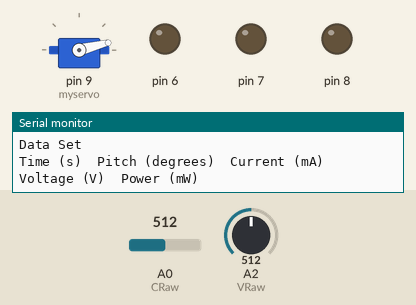
Bench run of a sketch on a simulated Arduino Uno, built with avr-gcc and run on an emulated ATmega328P. On the bench: servo, output pins drawn as LEDs (lit = HIGH), the last lines printed to the serial monitor. Inputs (shaded band) come from the test bench; at power-on: A0 (CRaw) = 512, A2 (VRaw) = 512.

Above: at 0.1 s.
At 30.3 s:
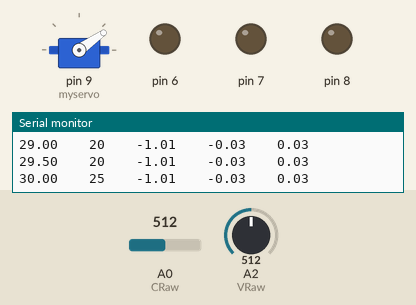
At 60.5 s:
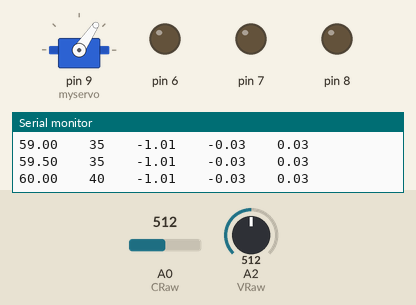
At 120.8 s:
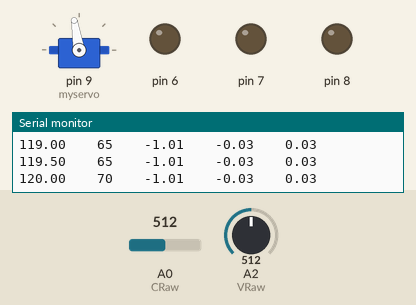
Timing chart, 0 to 122.3 s (numbered marks = the images above):
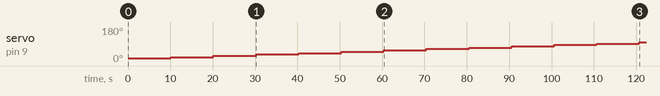

The sketch:

VernierWindOptServo.ino
```cpp
/*
VernierWindOptServo (v 2015.04)
This is a proof of concept sketch and is based on the Vernier Servo
sketch. The physical connection with a KidWind turbine for testing
will require some additional engineering.

Reads current (A0) and voltage (A2) from a Vernier Energy Sensor while adjusting
the pitch of blades on a KidWind Turbine in 5 degree increments from 10
to 80 degrees. Serial printer posts time, servo angle, current, voltage and power.
Sketch holds angle for 10 seconds before advancing to next setting.
Data from this sketch can be used to determine optimum pitch for various wind
conditions.

The servo motor must be connected to pin D9 of the Arduino. You can also
connect to this line using the BTD 2 connector. This is an exception to
our convention of reserving the BTD 2 connector for the digital readout.

Note that if you have wired the BTD2 connector as we recommend on
www.vernier.com/arduino or if you are using a SparkFun Vernier Interface Shield,
you can make the connection to proper line for the servo motor from DIO4 (pin 9) of the
BTD2 connector (the pin closest to the tab).

If you connect the servo motor (3-pin) connector on a DCU and connect the DCU to
the BTD2 connector on the Arduino Interface Shield, this sketch will work. The
DCU will require an external power supply.
*/

#include <Servo.h>
Servo myservo;  // create servo object to control a servo
int CRaw = 0;  // pin used to connect the current sensor
int VRaw = 2; // pin used to connect voltage sensor
/*
   Following information on the sensors being used.
   See the www.vernier.com/products/sensors.
*/
float CIntercept = 1055.25;
float CSlope = -422.09;
float VIntercept = 31.315;
float VSlope = -12.526;

int TimeBetweenReadings = 500; // in ms
int ReadingNumber = 0;
int Angle = (10); // initial pitch in degrees
int i = 0; //integer tracks time to change pitch
int val;

void setup()
{
  myservo.attach(9);  // attaches the servo on pin 9 to the servo object

/* the 6 lines below are only needed if you plan to use this sketch with a servo motor
connected to the 3-pin connector on a DCU. The reason this is required is that the DCU
has internal electronics to only allow its 4th pin to be turned on when the other first
three lines are off.
*/

  pinMode(6, OUTPUT);
  pinMode(7, OUTPUT);
  pinMode(8, OUTPUT);
  pinMode(9, OUTPUT);
  digitalWrite(6, LOW);
  digitalWrite(7, LOW);
  digitalWrite(8, LOW);
  myservo.write(Angle*255/180);

  Serial.begin(9600); //initialize serial communication at 9600 baud
  Serial.println("Vernier Format");

  Serial.println("Readings taken using Ardunio");
  Serial.println("Data Set");
  Serial.print("Time (s)");//long name
  Serial.print("\t"); //tab character
  Serial.print ("Pitch (degrees)");
  Serial.print("\t");
  Serial.print("Current (mA)");
  Serial.print("\t");
  Serial.print("Voltage (V)");
  Serial.print("\t");
  Serial.println ("Power (mW)");

}
void loop()
{


  Serial.print(ReadingNumber/1000.0*TimeBetweenReadings); //division first to avoid overflows
  float CCount = analogRead(CRaw);
  float CVoltage = CCount / 1023 * 5.0;// convert from count to raw voltage
  float SensorCurrent = CIntercept + CVoltage * CSlope; //converts raw voltage to sensor reading
  float VCount = analogRead (VRaw);
  float VVoltage = VCount / 1023 * 5.0;// convert from count to raw voltage
  float SensorVoltage = VIntercept + VVoltage * VSlope; //converts raw voltage to sensor reading
  float Power = SensorCurrent * SensorVoltage; //calculates power in mW
  Serial.print("\t"); // tab character
  Serial.print("\t");
  Serial.print (Angle); // in degrees
  Serial.print ("\t");
  Serial.print("\t");
  Serial.print(SensorCurrent);
  Serial.print ("\t");
  Serial.print("\t");
  Serial.print (SensorVoltage);
  Serial.print ("\t");
  Serial.print("\t");
  Serial.println (Power);
  delay(TimeBetweenReadings);// delay in between reads for stability
  ReadingNumber++;


  i = ReadingNumber % 20;
    if (i == 0)
  {
    Angle = Angle + 5; //Move servo in 5 degree increments
    if (Angle == 85)
    {
      Angle = (10);
    }
    val = map(Angle, 0, 179, 0, 255);     // scale it to use it with the servo (value between 0 and 180)
   myservo.write(val);                  // sets the servo position according to the scaled value
   delay(15);                           // waits for the servo to move. Introduces slight time error.
  }

}
```

Measured:
- by itself, servo on pin 9 (myservo): moves from 14° to 99° over 111 s
